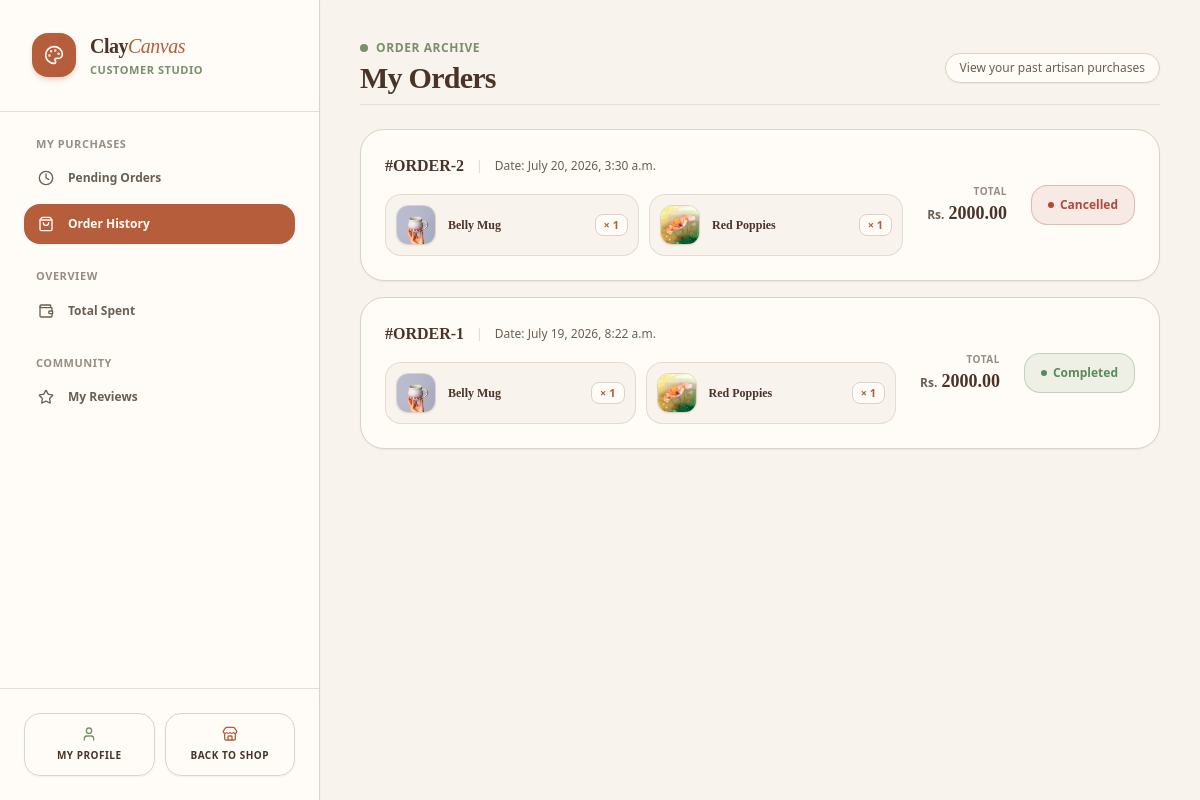
Before: /dashboard/?section=my-orders (signed in) with the older database file.
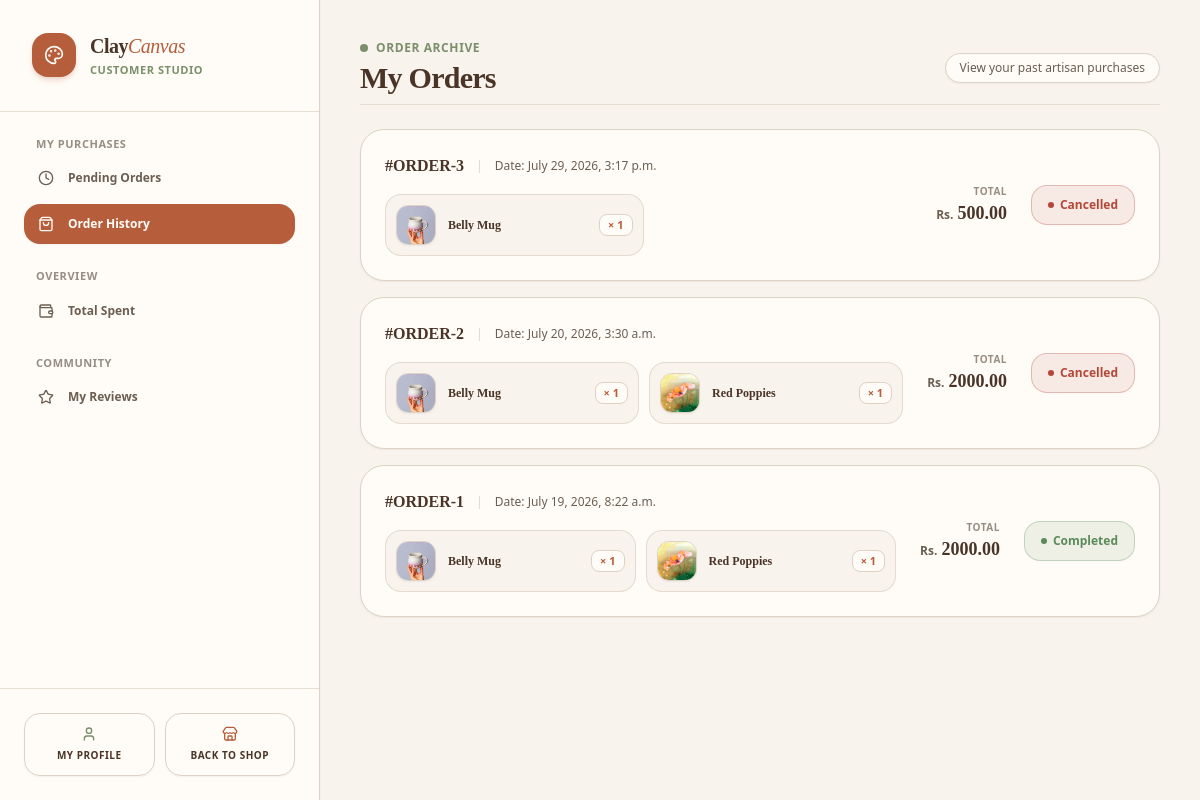
After: the same page with the newer database file.
### cc_app/models.py (models this page shows, shortened)
class Order(models.Model):
    class Status(models.TextChoices):
        CONFIRMED = 'confirmed', 'Order Confirmed'
        SHIPPING = 'shipping', 'In Transit'
        DELIVERED = 'delivered', 'Delivered'
        COMPLETED = 'completed', 'Completed'
        CANCELLED = 'cancelled', 'Cancelled'
    class PaymentMethod(models.TextChoices):
        ESEWA = 'esewa', 'eSewa'
        COD = 'cod', 'Cash on Delivery'
    customer = models.ForeignKey(User, on_delete=models.CASCADE, related_name='orders')
    total_amount = models.DecimalField(max_digits=12, decimal_places=2)
    status = models.CharField(max_length=20, choices=Status.choices, default=Status.CONFIRMED)
    transaction_id = models.CharField(max_length=100, blank=True, null=True, help_text="Payment provider tracking reference ID")
    shipping_address = models.TextField()
    payment_method = models.CharField(max_length=20, choices=PaymentMethod.choices, default=PaymentMethod.ESEWA)
    created_at = models.DateTimeField(auto_now_add=True)

class OrderItem(models.Model):
    order = models.ForeignKey(Order, on_delete=models.CASCADE, related_name='items')
    product = models.ForeignKey(Product, on_delete=models.CASCADE)
    price_at_purchase = models.DecimalField(max_digits=10, decimal_places=2)
    quantity = models.PositiveIntegerField(default=1)

class Product(models.Model):
    class Category(models.TextChoices):
        PAINTINGS = 'paintings', 'Original Paintings'
        POTTERY = 'pottery', 'Handmade Pottery'
        CERAMICS = 'ceramics', 'Sculptures & Ceramics'
        PRINTS = 'prints', 'Canvas & Fine Art Prints'
        ACCESSORIES = 'accessories', 'Art Supplies & Displays'
    name = models.CharField(max_length=255)
    category = models.CharField(max_length=30, choices=Category.choices)
    description = models.TextField(help_text="Detailed description of the artwork, dimensions, and materials used.")
    price = models.DecimalField(max_digits=10, decimal_places=2)
    stock = models.PositiveIntegerField(default=1, help_text="Set to 1 for unique, original one-off masterworks.")
    product_image = models.ImageField(upload_to='images/products/')
    is_active = models.BooleanField(default=True)
    created_at = models.DateTimeField(auto_now_add=True)

### cc_app/views/dashboard.py (the view)
# urls.py: path('dashboard/', customer_dashboard_view, name='customer_dashboard'),
@login_required
def customer_dashboard_view(request):
    if request.user.is_staff:
        messages.error(request, "Staff members do not have a customer dashboard.")
        return redirect('/dashboard/admin/')
    section = request.GET.get('section', 'pending-orders')
    context = {
        'section': section,
        'gross_spent': Order.objects.filter(customer=request.user, status='completed').aggregate(total=models.Sum('total_amount'))['total'] or 0,
        'average_spent': Order.objects.filter(customer=request.user, status='completed').aggregate(average=models.Avg('total_amount'))['average'] or 0,
    }
    if section == 'pending-orders':
        context['pending_orders'] = Order.objects.exclude(customer=request.user, status__in=['completed', 'cancelled']).order_by('-created_at')
    elif section == 'my-orders':
        context['orders'] = Order.objects.filter(customer=request.user, status__in=['completed', 'cancelled']).order_by('-created_at')
    elif section == 'total-spent':
        context['total_spent'] = Order.objects.filter(customer=request.user, status='completed')
    elif section == 'my-reviews':
        context['my_reviews'] = Review.objects.filter(customer=request.user).order_by('-created_at')
    return render(request, 'dashboard/customer_dashboard.html', context)

### cc_app/templates/dashboard/customer_dashboard.html (shortened to what the changed rows need)
<!DOCTYPE html>
<html lang="en">
<head>
    {% load static %}
    <link href="{% static 'css/styles.css' %}" rel="stylesheet" />
</head>
<body class="bg-[#F8F3EC] flex flex-col lg:flex-row min-h-screen text-[#6B5E53] font-sans antialiased selection:bg-[#B65E3C]/20 selection:text-[#B65E3C]">
    <aside class="w-full lg:w-80 bg-[#FFFCF7] flex flex-col border-b lg:border-b-0 lg:border-r border-[#DDD2C5] shrink-0 z-30 shadow-sm">
        <div class="p-6 lg:p-8 border-b border-[#DDD2C5]/70 flex items-center justify-between lg:block">
            <div class="flex items-center gap-3.5">
                <div>
                    <h1 class="text-xl font-serif font-bold text-[#4A3428] tracking-tight">
                        Clay<span class="text-[#B65E3C] italic font-normal">Canvas</span>
                    </h1>
                </div>
            </div>
        </div>
    </aside>
    <main class="flex-grow flex flex-col min-h-screen lg:h-screen overflow-y-auto bg-[#F8F3EC] p-4 sm:p-6 lg:p-10 custom-scrollbar">
        <div class="max-w-6xl w-full mx-auto space-y-6">
            {% if section == 'pending-orders' or not section %}
                {% include 'dashboard/customer/_pending_orders.html' %}
            {% elif section == 'my-orders' %}
                {% include 'dashboard/customer/_my_orders.html' %}
            {% elif section == 'total-spent' %}
                {% include 'dashboard/customer/_total_spent.html' %}
            {% elif section == 'my-reviews' %}
                {% include 'dashboard/customer/_my_reviews.html' %}
            {% endif %}
        </div>
    </main>
</body>
</html>

### cc_app/templates/dashboard/customer/_my_orders.html (shortened to what the changed rows need)
<div class="space-y-6">
    <div class="flex flex-col sm:flex-row sm:items-center justify-between gap-4 pb-2 border-b border-[#DDD2C5]/60">
        <div>
            <h1 class="text-2xl sm:text-3xl font-serif font-bold text-[#4A3428] tracking-tight">My Orders</h1>
        </div>
    </div>
    <div class="space-y-4">
        {% for order in orders %}
            <div class="bg-[#FFFCF7] border border-[#DDD2C5] rounded-3xl p-5 sm:p-6 flex flex-col lg:flex-row lg:items-center justify-between gap-6 hover:border-[#B65E3C]/50 transition-all duration-200 shadow-sm">
                <div class="space-y-4 flex-grow w-full">
                    <div class="flex flex-wrap items-center gap-2.5 sm:gap-3 text-xs">
                        <span class="font-serif font-bold text-base text-[#4A3428]">#ORDER-{{ order.id }}</span>
                        <span class="text-[#DDD2C5]">|</span>
                        <span class="text-[#6B5E53] font-medium">Date: {{ order.created_at }}</span>
                    </div>
                    <div class="grid grid-cols-1 sm:grid-cols-2 gap-2.5 max-w-4xl">
                        {% for item in order.items.all %}
                            <div class="flex items-center gap-3 bg-[#F8F3EC] border border-[#DDD2C5]/70 p-2.5 rounded-2xl">
                                <div class="w-10 h-10 bg-[#FFFCF7] border border-[#DDD2C5] rounded-xl overflow-hidden flex items-center justify-center shrink-0 shadow-sm">
                                    {% if item.product.product_image %}
                                        <img src="{{ item.product.product_image.url }}" alt="{{ item.product.name }}" class="w-full h-full object-cover">
                                    {% else %}
                                        <i data-lucide="palette" class="w-4 h-4 text-[#7A8F6A]"></i>
                                    {% endif %}
                                </div>
                                <div class="min-w-0 flex-grow flex items-center justify-between gap-2">
                                    <span class="text-[#4A3428] text-xs font-semibold truncate font-serif">
                                        {{ item.product.name }}
                                    </span>
                                    <span class="text-[#B65E3C] bg-[#FFFCF7] px-2 py-0.5 rounded-lg border border-[#DDD2C5] text-[11px] font-bold shrink-0">× {{ item.quantity }}</span>
                                </div>
                            </div>
                        {% endfor %}
                    </div>
                </div>
                <div class="flex items-center justify-between lg:justify-end gap-6 border-t lg:border-t-0 border-[#DDD2C5]/60 pt-4 lg:pt-0 shrink-0 w-full lg:w-auto">
                    <div class="flex flex-col lg:text-right">
                        <span class="text-[10px] uppercase font-bold tracking-wider text-[#6B5E53]/70">Total</span>
                        <div class="flex items-baseline gap-1">
                            <span class="text-xs font-bold text-[#6B5E53]">Rs.</span>
                            <span class="text-lg font-bold text-[#4A3428] font-serif">{{ order.total_amount }}</span>
                        </div>
                    </div>
                    <div class="shrink-0">
                        {% if order.status == 'completed' %}
                            <div class="bg-[#5B8A5A]/10 border border-[#5B8A5A]/30 text-[#5B8A5A] font-semibold h-10 px-4 rounded-2xl flex items-center justify-center gap-1.5 text-xs select-none">
                                <span class="w-1.5 h-1.5 rounded-full bg-[#5B8A5A]"></span>
                                <span>Completed</span>
                            </div>
                        {% else %}
                            <div class="bg-[#B4473A]/10 border border-[#B4473A]/30 text-[#B4473A] font-semibold h-10 px-4 rounded-2xl flex items-center justify-center gap-1.5 text-xs select-none">
                                <span class="w-1.5 h-1.5 rounded-full bg-[#B4473A]"></span>
                                <span>Cancelled</span>
                            </div>
                        {% endif %}
                    </div>
                </div>
            </div>
        {% endfor %}
    </div>
</div>

Changed rows visible on the page:
now on this page (row edited): Order: id "3", created_at "July 29, 2026, 3:17 p.m.", total_amount "500.00", status "cancelled" (drawn)
now on this page (row unchanged): OrderItem: product.product_image (picture), product.name "Belly Mug", quantity "1", shown under "3"
